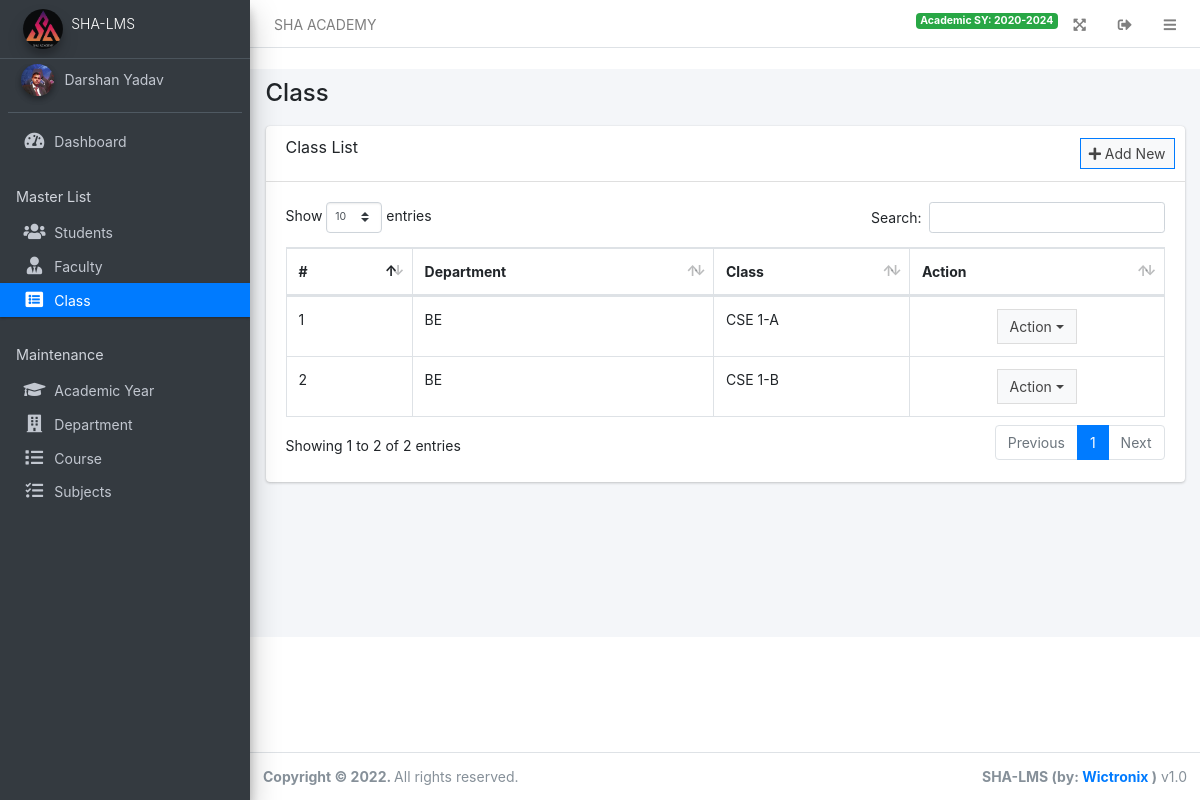
The page /admin/?page=class (signed in) on the database its author committed.
### tables this page shows
CREATE TABLE `class` (
  `id` int(30) NOT NULL,
  `department_id` int(30) NOT NULL,
  `course_id` int(30) NOT NULL,
  `level` varchar(50) NOT NULL,
  `section` varchar(50) NOT NULL
);

CREATE TABLE `department` (
  `id` int(30) NOT NULL,
  `department` varchar(250) NOT NULL,
  `description` text DEFAULT NULL
);

### admin/class/index.php (the view, shortened to what this page needs)
<div class="card card-outline cardprimary w-fluid">
	<div class="card-header">
		<h3 class="card-title">Class List</h3>
		<div class="card-tools">
			<a class="btn btn-block btn-sm btn-default btn-flat border-primary new_class" href="javascript:void(0)"><i class="fa fa-plus"></i> Add New</a>
		</div>
	</div>
	<div class="card-body">
		<table class="table table-bordered table-compact table-stripped">
			<thead>
				<tr>
					<th>#</th>
					<th>Department</th>
					<th>Class</th>
					<th>Action</th>
				</tr>
			</thead>
			<tbody>
				<?php
				$i =1;
				$qry = $conn->query("SELECT c.*,d.department, CONCAT(co.course, ' ', c.level, '-',c.section) as class FROM class c inner join department d on d.id = c.department_id inner join course co on co.id = c.course_id order by d.department asc, CONCAT(co.course, ' ', c.level, '-',c.section) asc");
				while($row=$qry->fetch_assoc()):
				?>
				<tr>
					<td><?php echo $i++ ?></td>
					<td><?php echo $row['department'] ?></td>
					<td><?php echo $row['class'] ?></td>
					<td class="text-center">
						<div class="btn-group">
		                    <button type="button" class="btn btn-default btn-block btn-flat dropdown-toggle dropdown-hover dropdown-icon" data-toggle="dropdown" aria-expanded="false">
		                    	Action
		                    </button>
		                </div>
					</td>
				</tr>
				<?php endwhile; ?>
			</tbody>
		</table>
	</div>
</div>

### rows shown on the page
class: department.department "BE", class "CSE 1-A"
class: department.department "BE", class "CSE 1-B"

### other values the page prints
$_settings->info('name') "SHA ACADEMY"
$_settings->userdata('academic_sy') "2020-2024"
$_settings->info('short_name') "SHA-LMS"
$_settings->userdata('firstname').' '.$_settings->userdata('lastname') "Darshan Yadav"
str_replace("_", " ",$page) "Class"
